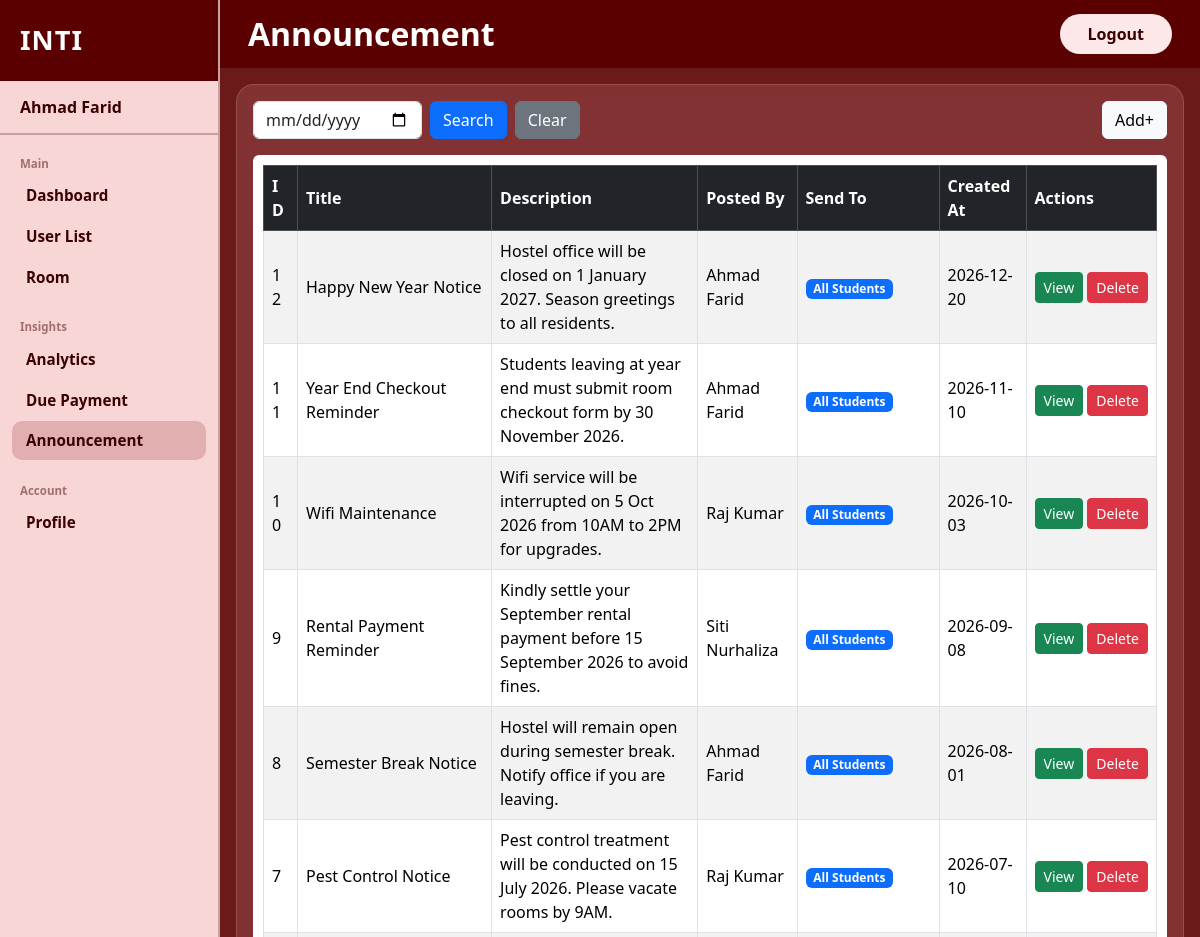
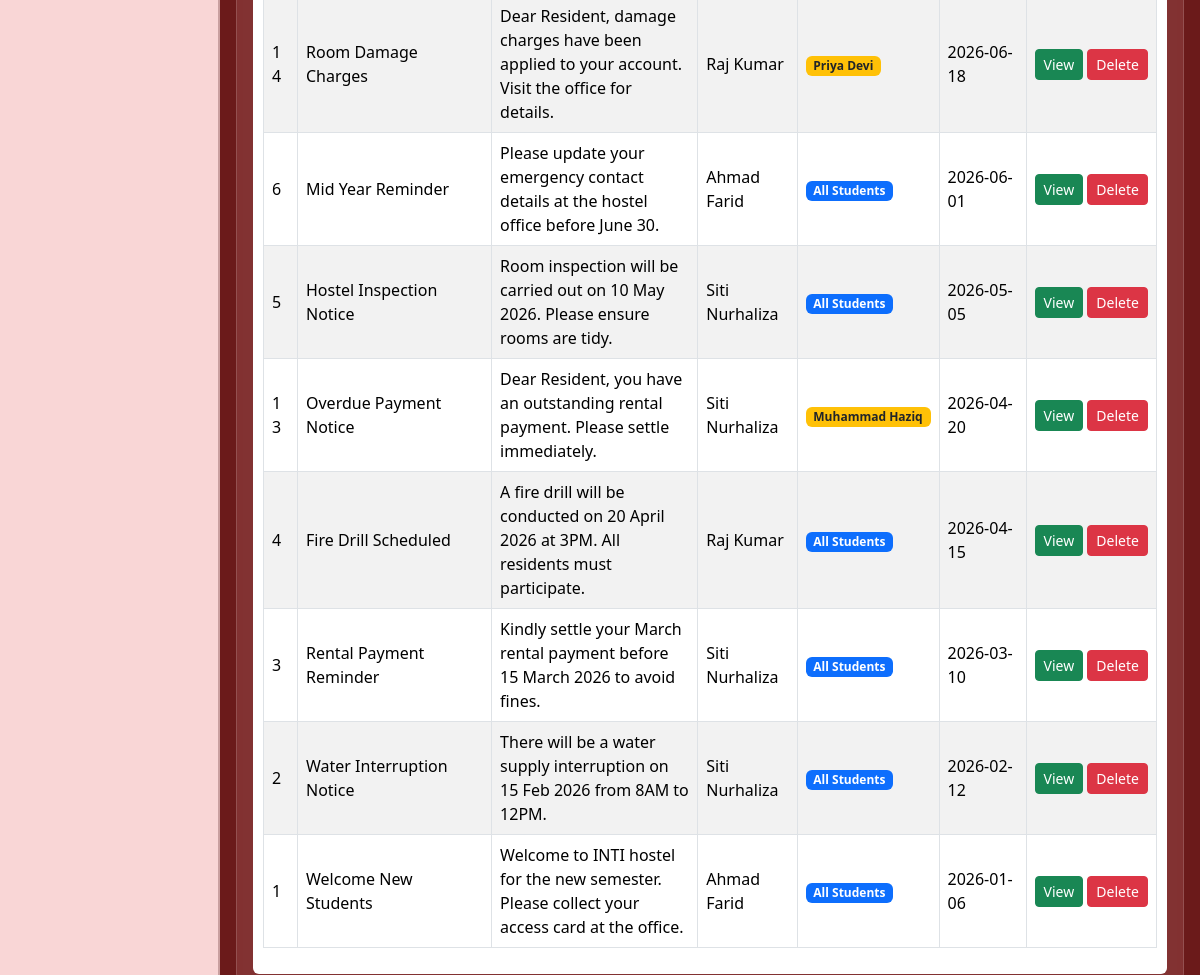
/admin_announcement_page (signed in), run on the app's committed database (2 pictures, top to bottom).
### tables this page shows
CREATE TABLE Staff (
            staff_id          INTEGER PRIMARY KEY AUTOINCREMENT NOT NULL,
            fullname          TEXT NOT NULL,
            email             TEXT UNIQUE NOT NULL,
            password          TEXT NOT NULL,
            role              TEXT NOT NULL CHECK(role IN ('admin', 'warden')),
            phone             TEXT NOT NULL,
            reset_token       TEXT DEFAULT NULL,
            reset_token_used  INTEGER DEFAULT 0
        );

CREATE TABLE Announcement (
            announcement_id INTEGER PRIMARY KEY AUTOINCREMENT NOT NULL,
            title           TEXT NOT NULL,
            description     TEXT NOT NULL,
            created_at      TEXT DEFAULT CURRENT_TIMESTAMP,
            audience        TEXT NOT NULL DEFAULT 'all' CHECK(audience IN ('all', 'one')),
            staff_id        INTEGER NOT NULL,
            FOREIGN KEY (staff_id) REFERENCES Staff(staff_id)
        );

CREATE TABLE Student (
            student_id                TEXT PRIMARY KEY NOT NULL,
            fullname                  TEXT NOT NULL,
            email                     TEXT UNIQUE NOT NULL,
            password                  TEXT NOT NULL,
            gender                    TEXT NOT NULL,
            phone                     TEXT NOT NULL,
            last_read_announcement_at TEXT DEFAULT NULL,
            reset_token               TEXT DEFAULT NULL,
            reset_token_used          INTEGER DEFAULT 0,
            application_id            INTEGER NOT NULL,
            FOREIGN KEY (application_id) REFERENCES Application(application_id)
        );

### app.py (the view)
@app.route("/admin_announcement_page")
def admin_announcement_page():
    if session.get('user_id') is None or session.get('role') != 'admin':
        return redirect('/user_login')
    conn = get_db()
    search_date = request.args.get("search_date", "")
    if search_date:
        table_data = conn.execute("""
            SELECT a.announcement_id, a.title, a.description, a.created_at,
                   s.fullname AS staff_name,
                   a.audience,
                   st.fullname AS recipient_name
            FROM Announcement a
            JOIN Staff s ON a.staff_id = s.staff_id
            LEFT JOIN Announcement_Recipient ar ON a.announcement_id = ar.announcement_id
            LEFT JOIN Student st ON ar.student_id = st.student_id
            WHERE DATE(a.created_at) = ?
            ORDER BY a.created_at DESC
        """, (search_date,)).fetchall()
    else:
        table_data = conn.execute("""
            SELECT a.announcement_id, a.title, a.description, a.created_at,
                   s.fullname AS staff_name,
                   a.audience,
                   st.fullname AS recipient_name
            FROM Announcement a
            JOIN Staff s ON a.staff_id = s.staff_id
            LEFT JOIN Announcement_Recipient ar ON a.announcement_id = ar.announcement_id
            LEFT JOIN Student st ON ar.student_id = st.student_id
            ORDER BY a.created_at DESC
        """).fetchall()
    return render_template("Admin Announcement Page.html", table_data=table_data, search_date=search_date)

### app.py (called while the page is built, shortened)
def get_db():
    if 'db' not in g:
        g.db = get_connection()
    return g.db

@app.context_processor          # run this before every template render
def inject_unread_status():
    user_id = session.get('user_id')
    role = session.get('role')
    has_unread = False                       # assume no unread by default
    return dict(has_unread=has_unread)

### database.py (called while the page is built)
def get_connection():
    conn = sqlite3.connect(DB_NAME)
    conn.row_factory = sqlite3.Row
    conn.execute("PRAGMA foreign_keys = ON")
    return conn

### templates/Admin Announcement Page.html (shortened to what this page needs)
<!DOCTYPE html>
<html lang="en">
<head>
    <link href="https://cdn.jsdelivr.net/npm/bootstrap@5.3.3/dist/css/bootstrap.min.css" rel="stylesheet"/>
    <link href="{{ url_for('static', filename='style.css') }}" rel="stylesheet"/>
</head>
<body>
  <div class="d-flex vh-100">
      <aside class="sidebar d-flex flex-column">
          <div class="sidebar-brand">
              <span class="brand-chms">INTI</span>
          </div>
          <div class="sidebar-username">
              <span>{{session["fullname"]}}</span>
          </div>
          <nav class="sidebar-nav flex-grow-1">
              <div class="nav-section-label">Main</div>
              <a href="/admin_dashboard" class="nav-item">Dashboard</a>
              <a href="/admin_user_list_application" class="nav-item">User List</a>
              <a href="/admin_room" class="nav-item">Room</a>
              <div class="nav-section-label mt-3">Insights</div>
              <a href="/admin_analytics_date" class="nav-item ">Analytics</a>
              <a href="/admin_due_payment" class="nav-item">Due Payment</a>
              <a href="/admin_announcement_page" class="nav-item active">Announcement</a>
              <div class="nav-section-label mt-3">Account</div>
              <a href="/admin_profile" class="nav-item">Profile</a>
          </nav>
      </aside>
    <div class="main-wrapper d-flex flex-column flex-grow-1">
      <header class="topbar d-flex align-items-center justify-content-between">
        <h1 class="page-title">Announcement</h1>
        <a href="/user_logout" class="btn btn-logout">Logout</a>
      </header>
      <main class="content-area flex-grow-1 p-3">
        <div class="content-card h-100 d-flex flex-column p-3 overflow-y-auto">
            <div class="d-flex gap-2 mb-3">
                <form method="GET" action="/admin_announcement_page" class="d-flex gap-2">
                    <input type="date" name="search_date" class="form-control" value="{{ search_date }}">
                    <button type="submit" class="btn btn-primary">Search</button>
                    <a href="/admin_announcement_page" class="btn btn-secondary">Clear</a>
                </form>
                <a href="/admin_announcement_add" class="btn btn-light ms-auto d-block">Add+</a>
            </div>
            <div class ="flex-grow-1 bg-white rounded">
                <div style="padding: 10px;">
                    <table class="table table-bordered table-striped">
                        <thead class="table-dark">
                        <tr>
                            <th>ID</th>
                            <th>Title</th>
                            <th>Description</th>
                            <th>Posted By</th>
                            <th>Send To</th>
                            <th>Created At</th>
                            <th>Actions</th>
                        </tr>
                        </thead>
                        <tbody>
                        {% for row in table_data %}
                        <tr>
                            <td>{{ row['announcement_id'] }}</td>
                            <td>{{ row['title'] }}</td>
                            <td>{{ row['description'] }}</td>
                            <td>{{ row['staff_name'] }}</td>
                            <td>
                                {% if row['audience'] == 'all' %}
                                <span class="badge bg-primary">All Students</span>
                                {% else %}
                                <span class="badge bg-warning text-dark">{{ row['recipient_name'] }}</span>
                                {% endif %}
                            </td>
                            <td>{{ row['created_at'] }}</td>
                            <td>
                                <a href="/admin_announcement_view?announcement_id={{ row['announcement_id'] }}" class="btn btn-sm btn-success">View</a>
                                <form method="POST" action="/admin_announcement_delete" style="display:inline;">
                                    <button type="submit" class="btn btn-sm btn-danger"
                                            onclick="return confirm('Delete this announcement?')">Delete</button>
                                </form>
                            </td>
                        </tr>
                        {% else %}
                        <tr>
                            <td colspan="6" class="text-center">No announcements found</td>
                        </tr>
                        {% endfor %}
                        </tbody>
                    </table>
                </div>
            </div>
        </div>
      </main>
    </div>
  </div>
</body>
</html>

### static/style.css (style rules this page uses)
:root { --sidebar-bg: #f9d6d6; --sidebar-width: 220px; --topbar-bg: #5a0000; --main-bg: #6b1a1a; --brand-color: #3b0000; --nav-label-color: #a07070; --nav-item-color: #3b0000; --nav-active-bg: rgba(180, 100, 100, 0.35); --content-card-bg: rgba(160, 80, 80, 0.45); --logout-bg: #fce8e8; --logout-color: #3b0000; }
body { font-family: 'Segoe UI', sans-serif; background: var(--main-bg); min-height: 100vh; display: flex; flex-direction: column; }
.sidebar { width: var(--sidebar-width); min-width: var(--sidebar-width); background: var(--sidebar-bg); border-right: 2px solid #c9a0a0; }
.sidebar-brand { background: var(--topbar-bg); padding: 20px 20px; }
.brand-chms { font-size: 1.7rem; font-weight: 900; color: #fff; letter-spacing: 1px; }
.sidebar-username { padding: 14px 20px; font-weight: 700; font-size: 1rem; color: var(--nav-item-color); border-bottom: 2px solid #c9a0a0; }
.sidebar-nav { padding: 16px 12px; display: flex; flex-direction: column; gap: 2px; }
.nav-section-label { font-size: 0.72rem; font-weight: 600; color: var(--nav-label-color); text-transform: none; padding: 4px 8px 2px; }
.nav-item { position: relative; display: block; padding: 8px 14px; font-weight: 700; font-size: 0.95rem; color: var(--nav-item-color); text-decoration: none; border-radius: 10px; transition: background 0.15s; }
.nav-item.active { background: var(--nav-active-bg); color: var(--nav-item-color); }
.main-wrapper { background: var(--main-bg); }
.topbar { background: var(--topbar-bg); padding: 14px 28px; }
.page-title { color: #fff; font-size: 2rem; font-weight: 900; margin: 0; }
.btn-logout { background: var(--logout-bg); color: var(--logout-color); font-weight: 700; font-size: 1rem; border: none; border-radius: 50px; padding: 8px 28px; }
.content-area { padding: 16px !important; min-height: 0; overflow: hidden; }
.content-card { background: var(--content-card-bg); border-radius: 18px; border: 1px solid rgba(255, 255, 255, 0.15); backdrop-filter: blur(4px); min-height: 100%; overflow-y: auto; overflow-x: auto; }
.table { table-layout: auto; }
.table th, .table td { white-space: normal; word-wrap: break-word; word-break: break-word; max-width: 250px; vertical-align: middle; }
.table td:last-child { max-width: none; white-space: nowrap; }

### data on the page
Staff: fullname "Ahmad Farid"
Announcement: announcement_id "12", title "Happy New Year Notice", description "Hostel office will be closed on 1 January 2027. Season greetings to all residents.", staff_name "Ahmad Farid", audience "All Students", created_at "2026-12-20"
Announcement: announcement_id "11", title "Year End Checkout Reminder", description "Students leaving at year end must submit room checkout form by 30 November 2026.", staff_name "Ahmad Farid", audience "All Students", created_at "2026-11-10"
Announcement: announcement_id "10", title "Wifi Maintenance", description "Wifi service will be interrupted on 5 Oct 2026 from 10AM to 2PM for upgrades.", staff_name "Raj Kumar", audience "All Students", created_at "2026-10-03"
Announcement: announcement_id "9", title "Rental Payment Reminder", description "Kindly settle your September rental payment before 15 September 2026 to avoid fines.", staff_name "Siti Nurhaliza", audience "All Students", created_at "2026-09-08"
Announcement: announcement_id "8", title "Semester Break Notice", description "Hostel will remain open during semester break. Notify office if you are leaving.", staff_name "Ahmad Farid", audience "All Students", created_at "2026-08-01"
Announcement: announcement_id "7", title "Pest Control Notice", description "Pest control treatment will be conducted on 15 July 2026. Please vacate rooms by 9AM.", staff_name "Raj Kumar", audience "All Students", created_at "2026-07-10"
Announcement: announcement_id "14", title "Room Damage Charges", description "Dear Resident, damage charges have been applied to your account. Visit the office for details.", staff_name "Raj Kumar", recipient_name "Priya Devi", created_at "2026-06-18"
Announcement: announcement_id "6", title "Mid Year Reminder", description "Please update your emergency contact details at the hostel office before June 30.", staff_name "Ahmad Farid", audience "All Students", created_at "2026-06-01"
Announcement: announcement_id "5", title "Hostel Inspection Notice", description "Room inspection will be carried out on 10 May 2026. Please ensure rooms are tidy.", staff_name "Siti Nurhaliza", audience "All Students", created_at "2026-05-05"
Announcement: announcement_id "13", title "Overdue Payment Notice", description "Dear Resident, you have an outstanding rental payment. Please settle immediately.", staff_name "Siti Nurhaliza", recipient_name "Muhammad Haziq", created_at "2026-04-20"
Announcement: announcement_id "4", title "Fire Drill Scheduled", description "A fire drill will be conducted on 20 April 2026 at 3PM. All residents must participate.", staff_name "Raj Kumar", audience "All Students", created_at "2026-04-15"
Announcement: announcement_id "3", title "Rental Payment Reminder", description "Kindly settle your March rental payment before 15 March 2026 to avoid fines.", staff_name "Siti Nurhaliza", audience "All Students", created_at "2026-03-10"
Announcement: announcement_id "2", title "Water Interruption Notice", description "There will be a water supply interruption on 15 Feb 2026 from 8AM to 12PM.", staff_name "Siti Nurhaliza", audience "All Students", created_at "2026-02-12"
Announcement: announcement_id "1", title "Welcome New Students", description "Welcome to INTI hostel for the new semester. Please collect your access card at the office.", staff_name "Ahmad Farid", audience "All Students", created_at "2026-01-06"
